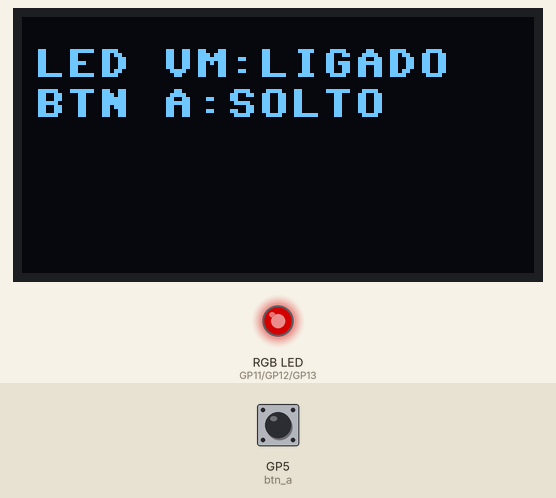
This program was run on a simulated Raspberry Pi Pico running MicroPython. On the bench: 128×64 one-colour display, an RGB LED mixed from three pins (HIGH = lit). Inputs (shaded band) come from the test bench; at power-on: GP5 (btn_a) HIGH. Dim RGB values are drawn brighter than linear. At 2.1 s the program stops and its outputs stay as they are.

Above: at 0.1 s.
At 2.1 s:
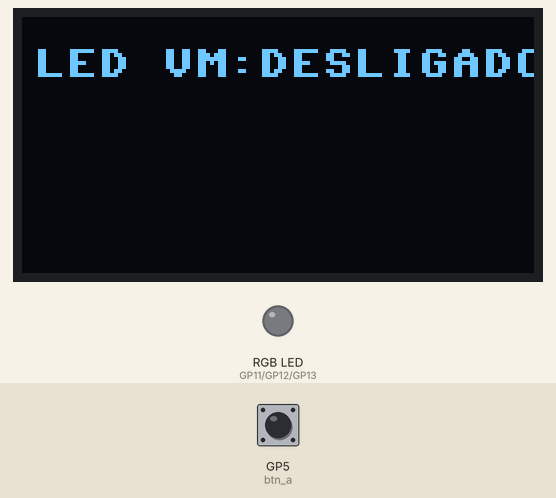
Timing chart, 0 to 3.6 s (numbered marks = the images above):
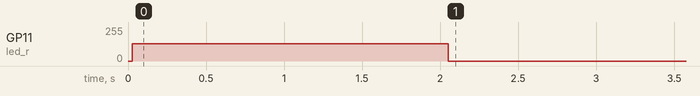

Measured:
- by itself, GP11 (led_r): 0/255 → 128/255 at 0.03 s, → 0/255 2.0 s later

The program:

display_estado.py
```python
# display_estado.py
# Mostra estados de LEDs, botões e outros componentes no display
# Blocos: Mostrar se LED esta ligado, Mostrar se botao foi apertado

from machine import Pin, PWM, I2C
from ssd1306 import SSD1306_I2C

# Configuração do display
try:
    i2c = I2C(1, scl=Pin(3), sda=Pin(2), freq=400000)
    oled = SSD1306_I2C(128, 64, i2c)
    tem_display = True
except:
    tem_display = False

Y_POSITIONS = {1: 8, 2: 18, 3: 28, 4: 38, 5: 48}

def calcular_x(texto, alinhamento):
    """Calcula a posição X baseada no alinhamento."""
    text_width = len(texto) * 8
    if alinhamento == 'LEFT':
        return 3
    elif alinhamento == 'CENTER':
        return max(3, (128 - text_width) // 2)
    else:  # RIGHT
        return max(3, 125 - text_width)

def mostrar_estado_led(led_r, led_g, led_b, cor_nome, linha=1, alinhamento='LEFT'):
    """
    Mostra o estado do LED no display.

    Args:
        led_r, led_g, led_b: Valores PWM dos LEDs
        cor_nome: Nome da cor sendo verificada
        linha: 1 a 5
        alinhamento: LEFT, CENTER, RIGHT
    """
    if not tem_display:
        return

    ligado = led_r > 0 or led_g > 0 or led_b > 0
    estado = "LIGADO" if ligado else "DESLIGADO"
    texto = f"LED {cor_nome}:{estado}"

    y = Y_POSITIONS.get(linha, 8)
    x = calcular_x(texto, alinhamento)

    oled.fill_rect(0, y, 128, 8, 0)
    oled.text(texto, x, y, 1)

def mostrar_estado_botao(botao_pin, nome_botao, linha=1, alinhamento='LEFT'):
    """
    Mostra o estado de um botão no display.

    Args:
        botao_pin: Objeto Pin do botão
        nome_botao: 'A', 'B' ou 'JOYSTICK'
        linha: 1 a 5
        alinhamento: LEFT, CENTER, RIGHT
    """
    if not tem_display:
        return

    apertado = botao_pin.value() == 0
    estado = "APERTADO" if apertado else "SOLTO"
    texto = f"BTN {nome_botao}:{estado}"

    y = Y_POSITIONS.get(linha, 8)
    x = calcular_x(texto, alinhamento)

    oled.fill_rect(0, y, 128, 8, 0)
    oled.text(texto, x, y, 1)

def mostrar_contador_botao(contador, nome_botao, linha=1, alinhamento='LEFT'):
    """
    Mostra um contador de pressões do botão.

    Args:
        contador: Número de vezes que o botão foi pressionado
        nome_botao: 'A', 'B' ou 'JOYSTICK'
        linha: 1 a 5
        alinhamento: LEFT, CENTER, RIGHT
    """
    if not tem_display:
        return

    texto = f"{nome_botao}:{contador}"

    y = Y_POSITIONS.get(linha, 8)
    x = calcular_x(texto, alinhamento)

    oled.fill_rect(0, y, 128, 8, 0)
    oled.text(texto, x, y, 1)

def atualizar():
    """Atualiza o display."""
    if tem_display:
        oled.show()

def limpar():
    """Limpa o display."""
    if tem_display:
        oled.fill(0)

# Exemplo de uso
if __name__ == "__main__":
    if tem_display:
        import time

        # LEDs
        led_r = PWM(Pin(11), freq=1000)
        led_g = PWM(Pin(12), freq=1000)
        led_b = PWM(Pin(13), freq=1000)

        # Botoes
        btn_a = Pin(5, Pin.IN, Pin.PULL_UP)

        limpar()

        # Liga LED vermelho
        led_r.duty_u16(32768)

        mostrar_estado_led(32768, 0, 0, "VM", 1, 'LEFT')
        mostrar_estado_botao(btn_a, "A", 2, 'LEFT')
        atualizar()

        time.sleep(2)

        # Desliga LED
        led_r.duty_u16(0)
        limpar()
        mostrar_estado_led(0, 0, 0, "VM", 1, 'LEFT')
        atualizar()
```
